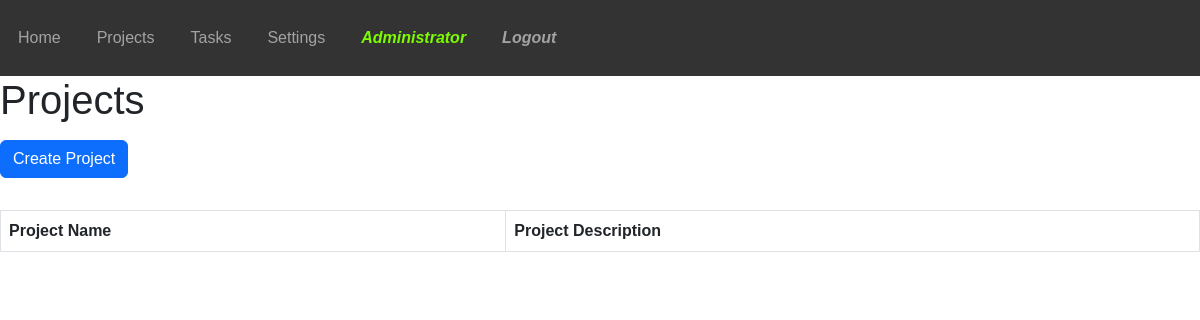
Page /projects/ (signed in) on the earlier database version.
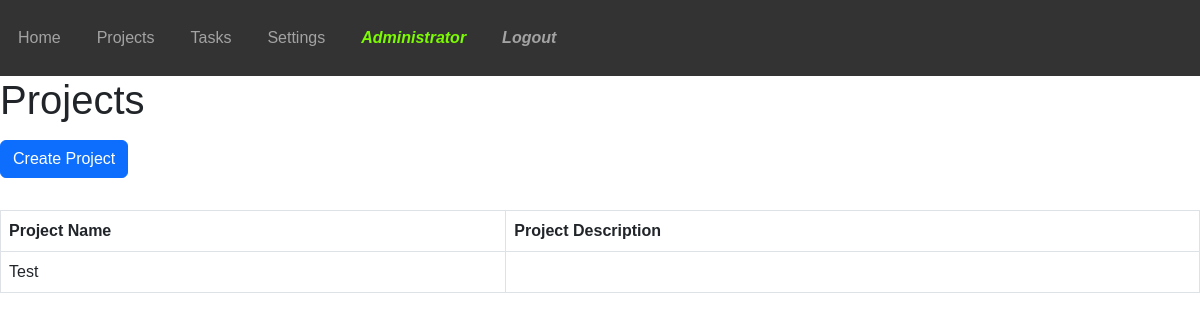
Same page on the later database version.
### task_management/models.py (models this page shows, shortened)
class Project(db.Model):
    __tablename__ = 'project'
    id = db.Column(db.Integer, primary_key=True)
    name = db.Column(db.String(255))
    description = db.Column(db.Text)
    active = db.Column(db.Boolean, default=True)
    sequence = db.Column(db.Integer)
    manager_id = db.Column(db.Integer, db.ForeignKey('user.id'))
    date_start = db.Column(db.Date)
    date_end = db.Column(db.Date)
    created_at = db.Column(db.DateTime, default=db.func.current_timestamp())
    updated_at = db.Column(db.DateTime, default=db.func.current_timestamp())
    create_uid = db.Column(db.Integer, default=0)
    write_uid = db.Column(db.Integer, default=0)
    tasks = db.relationship('Task', backref='project')

### task_management/project/views.py (the view)
@project_blueprint.route('/', methods=['POST', 'GET'])
def projects():
    if not current_user.is_authenticated:
        return redirect(url_for('login'))
    projects = Project.query.all()
    return render_template('project_list.html', projects=projects)

### task_management/models.py (called while the page is built)
@login_manager.user_loader
def load_user(user_id):
    return User.query.get(int(user_id))

### task_management/project/templates/project_list.html
{% extends 'base.html' %}
{% block content %}
    <h1>Projects</h1>
    <button class="btn btn-primary my-2" onclick="window.location.href='/projects/new'">Create Project</button>
    <table class="table table-bordered table-hover mt-4">
        <thead class="thead-dark">
            <tr>
                <th>Project Name</th>
                <th>Project Description</th>
            </tr>
        </thead>
        <tbody>
            {% for project in projects %}
                <tr>
                    <td>{{ project.name }}</td>
                    <td>{{ project.description }}</td>
                </tr>
            {% endfor %}
        </tbody>
    </table>
{% endblock %}

Differences in the rows shown:
added Project: name "Test"
